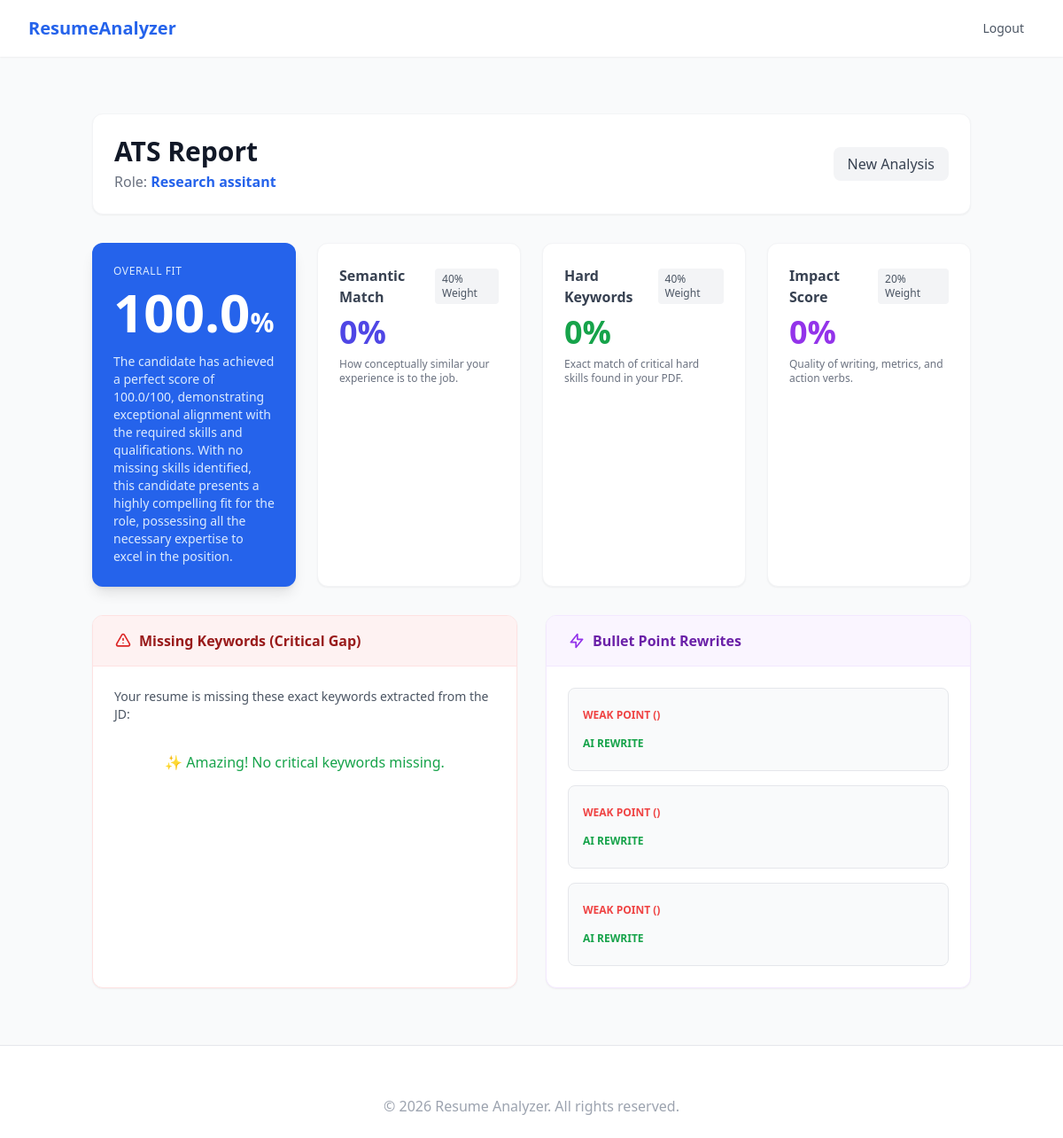
/ (signed in), run on an earlier commit of the app's database.
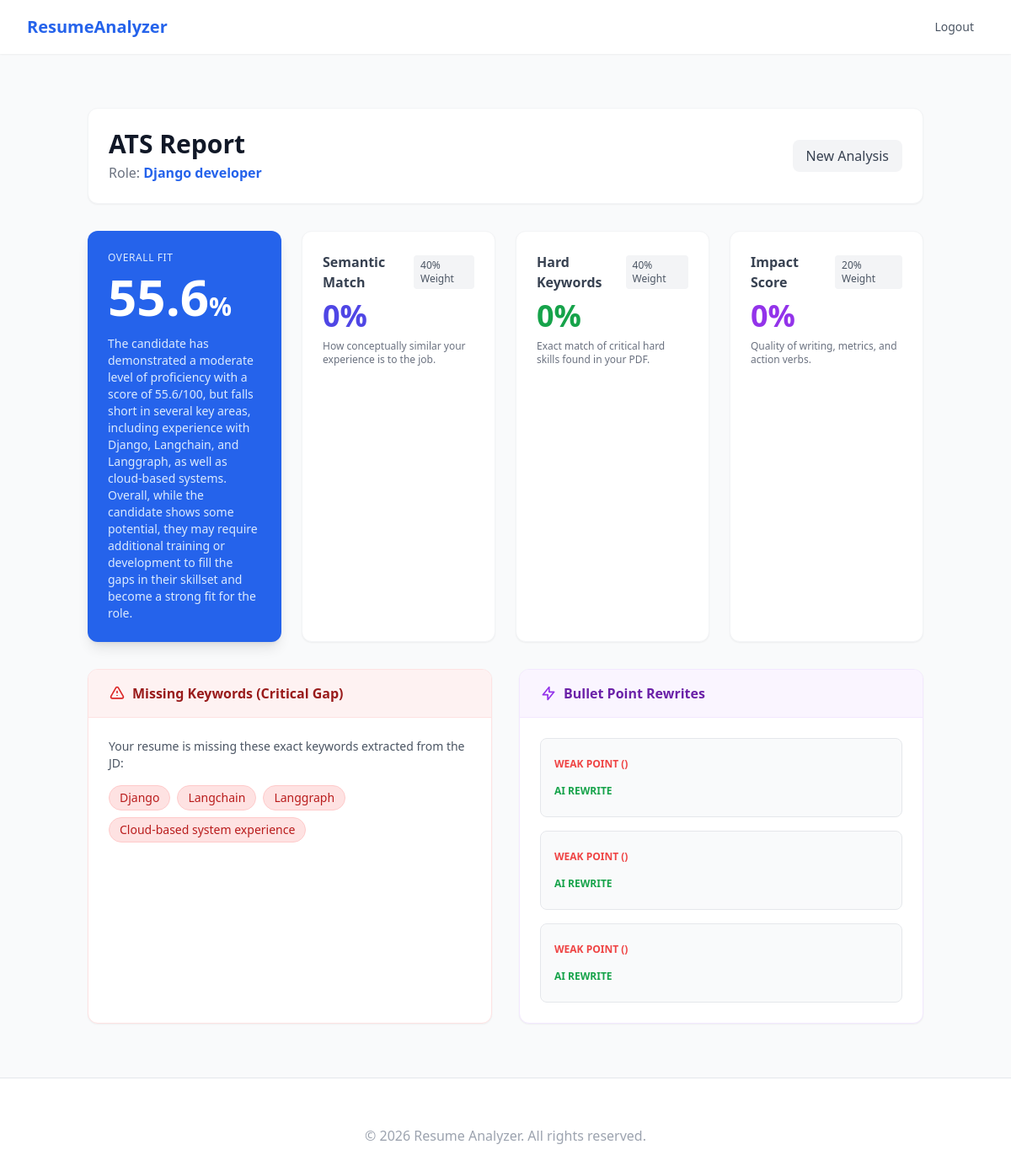
And on a later commit of the database.
### applicants/models.py (models this page shows, shortened)
class ResumeAnalysis(BaseModel):
    user = models.ForeignKey(
        settings.AUTH_USER_MODEL,
        on_delete=models.CASCADE,
        related_name='resume_analysis'
    )
    job_title=models.CharField(max_length=255,help_text="Target job Role")
    job_description=models.TextField(help_text="The raw requirements for the jobs")
    resume_file=models.FileField(upload_to='resume/pdf/')
    overall_match_score=models.FloatField(default=0.0)
    section_match_score=models.JSONField(default=dict)
    retrieved_evidence=models.JSONField(default=dict,blank=True)
    missing_keywords=models.JSONField(default=list,blank=True)
    analysis_summary=models.TextField(blank=True,help_text="AI generated summary for the resume")
    improved_suggestion=models.JSONField(default=list,blank=True)
    class Meta:
        ordering=['-created_at']
        verbose_name_plural="Resume Analyses"

### applicants/views.py (the view)
# urls.py: path('',dashboard,name='home'),
@login_required(login_url='login')
def dashboard(request):
    latest_analysis=request.user.resume_analysis.first()
    if latest_analysis and latest_analysis.resume_file:
        context={
            "analysis":latest_analysis
        }
        return render(request,"applicants/dashboard.html",context)
    else:
        return redirect('upload')

### applicants/templates/applicants/dashboard.html (shortened to what this page needs)
{% extends 'base.html' %}
{% block content %}
<div class="max-w-7xl mx-auto py-8">
    {% if not analysis %}
    <div class="text-center py-20">
        <h2 class="text-2xl font-bold text-gray-700">No Analysis Found</h2>
        <a href="{% url 'upload' %}" class="mt-4 inline-block bg-blue-600 text-white px-6 py-2 rounded-lg">Upload Resume</a>
    </div>
    {% else %}
    <div class="mb-8 flex justify-between items-center bg-white p-6 rounded-xl shadow-sm border border-gray-100">
        <div>
            <h1 class="text-3xl font-extrabold text-gray-900">ATS Report</h1>
            <p class="text-gray-500 mt-1">Role: <span class="font-semibold text-blue-600">{{ analysis.job_title }}</span></p>
        </div>
        <div class="text-right">
             <a href="{% url 'upload' %}" class="bg-gray-100 text-gray-700 px-4 py-2 rounded-lg hover:bg-gray-200 transition">New Analysis</a>
        </div>
    </div>
    <div class="grid grid-cols-1 md:grid-cols-4 gap-6 mb-8">
        <div class="bg-blue-600 p-6 rounded-xl shadow-lg text-white flex flex-col justify-between">
            <div>
                <p class="text-blue-100 font-medium uppercase tracking-wider text-xs">Overall Fit</p>
                <p class="text-6xl font-black mt-2">{{ analysis.overall_match_score }}<span class="text-3xl">%</span></p>
            </div>
            <p class="text-sm text-blue-100 mt-4">{{ analysis.analysis_summary }}</p>
        </div>
        <div class="bg-white p-6 rounded-xl shadow-sm border border-gray-100">
            <div class="flex items-center justify-between mb-2">
                <h3 class="font-bold text-gray-700">Semantic Match</h3>
                <span class="text-xs bg-gray-100 text-gray-600 px-2 py-1 rounded">40% Weight</span>
            </div>
            <p class="text-4xl font-bold text-indigo-600">{{ analysis.section_match_score.Semantic_Match|default:0 }}%</p>
            <p class="text-xs text-gray-500 mt-2">How conceptually similar your experience is to the job.</p>
        </div>
        <div class="bg-white p-6 rounded-xl shadow-sm border border-gray-100">
            <div class="flex items-center justify-between mb-2">
                <h3 class="font-bold text-gray-700">Hard Keywords</h3>
                <span class="text-xs bg-gray-100 text-gray-600 px-2 py-1 rounded">40% Weight</span>
            </div>
            <p class="text-4xl font-bold text-green-600">{{ analysis.section_match_score.Keyword_Match|default:0 }}%</p>
            <p class="text-xs text-gray-500 mt-2">Exact match of critical hard skills found in your PDF.</p>
        </div>
        <div class="bg-white p-6 rounded-xl shadow-sm border border-gray-100">
            <div class="flex items-center justify-between mb-2">
                <h3 class="font-bold text-gray-700">Impact Score</h3>
                <span class="text-xs bg-gray-100 text-gray-600 px-2 py-1 rounded">20% Weight</span>
            </div>
            <p class="text-4xl font-bold text-purple-600">{{ analysis.section_match_score.Impact_Score|default:0 }}%</p>
            <p class="text-xs text-gray-500 mt-2">Quality of writing, metrics, and action verbs.</p>
        </div>
    </div>
    <div class="grid grid-cols-1 lg:grid-cols-2 gap-8">
        <div class="bg-white rounded-xl shadow-sm border border-red-100 overflow-hidden">
            <div class="bg-red-50 px-6 py-4 border-b border-red-100 flex items-center">
                <svg class="w-5 h-5 text-red-600 mr-2" fill="none" stroke="currentColor" viewBox="0 0 24 24"><path stroke-linecap="round" stroke-linejoin="round" stroke-width="2" d="M12 9v2m0 4h.01m-6.938 4h13.856c1.54 0 2.502-1.667 1.732-3L13.732 4c-.77-1.333-2.694-1.333-3.464 0L3.34 16c-.77 1.333.192 3 1.732 3z"></path></svg>
                <h2 class="font-bold text-red-800">Missing Keywords (Critical Gap)</h2>
            </div>
            <div class="p-6">
                <p class="text-sm text-gray-600 mb-4">Your resume is missing these exact keywords extracted from the JD:</p>
                <div class="flex flex-wrap gap-2">
                    {% for key in analysis.missing_keywords %}
                    <span class="px-3 py-1 bg-red-100 text-red-700 rounded-full text-sm font-medium border border-red-200">
                        {{ key }}
                    </span>
                    {% empty %}
                    <div class="text-center w-full py-4">
                        <span class="text-green-600 font-medium">✨ Amazing! No critical keywords missing.</span>
                    </div>
                    {% endfor %}
                </div>
            </div>
        </div>
        <div class="bg-white rounded-xl shadow-sm border border-purple-100 overflow-hidden">
            <div class="bg-purple-50 px-6 py-4 border-b border-purple-100 flex items-center">
                <svg class="w-5 h-5 text-purple-600 mr-2" fill="none" stroke="currentColor" viewBox="0 0 24 24"><path stroke-linecap="round" stroke-linejoin="round" stroke-width="2" d="M13 10V3L4 14h7v7l9-11h-7z"></path></svg>
                <h2 class="font-bold text-purple-800">Bullet Point Rewrites</h2>
            </div>
            <div class="p-6 space-y-4">
                {% for suggestion in analysis.improved_suggestion %}
                <div class="bg-gray-50 p-4 rounded-lg border border-gray-200">
                    <div class="mb-2">
                        <span class="text-xs font-bold text-red-500 uppercase">Weak Point ({{ suggestion.issue }})</span>
                    </div>
                    <div>
                        <span class="text-xs font-bold text-green-600 uppercase">AI Rewrite</span>
                    </div>
                </div>
                {% empty %}
                <p class="text-gray-500 italic">No specific rewrite suggestions generated.</p>
                {% endfor %}
            </div>
        </div>
    </div>
    {% endif %}
</div>
{% endblock %}

### accounts/templates/base.html (shortened to what this page needs)
<!DOCTYPE html>
<html lang="en">
<head>
    <script src="https://cdn.tailwindcss.com"></script>
</head>
<body class="bg-gray-50 text-gray-800 font-sans min-h-screen flex flex-col">
    <nav class="bg-white shadow-sm">
        <div class="max-w-7xl mx-auto px-4 sm:px-6 lg:px-8">
            <div class="flex justify-between h-16">
                <div class="flex">
                    <a href="{% url 'home' %}" class="flex-shrink-0 flex items-center font-bold text-xl text-blue-600">
                        ResumeAnalyzer
                    </a>
                </div>
                <div class="flex items-center space-x-4">
                    {% if user.is_authenticated %}
                        <a href="{% url 'logout' %}" class="text-gray-600 hover:text-red-500 px-3 py-2 rounded-md text-sm font-medium">Logout</a>
                    {% else %}
                        <a href="{% url 'login' %}" class="text-gray-600 hover:text-blue-600 px-3 py-2 rounded-md text-sm font-medium">Login</a>
                        <a href="{% url 'register' %}" class="bg-blue-600 text-white hover:bg-blue-700 px-4 py-2 rounded-md text-sm font-medium">Get Started</a>
                    {% endif %}
                </div>
            </div>
        </div>
    </nav>
    <main class="flex-grow container mx-auto px-4 py-8">
        {% block content %}{% endblock %}
    </main>
    <footer class="bg-white border-t mt-auto">
        <div class="max-w-7xl mx-auto py-6 px-4 overflow-hidden sm:px-6 lg:px-8">
            <p class="mt-8 text-center text-base text-gray-400">&copy; {% now "Y" %} Resume Analyzer. All rights reserved.</p>
        </div>
    </footer>
</body>
</html>

What changed in the data, as far as the page shows it:
no longer on this page (row unchanged): ResumeAnalysis: job_title "Research assitant", overall_match_score "100.0", analysis_summary "The candidate has achieved a perfect score of 100.0/100, demonstrating exceptional alignment with the required skills and qualifications. With no missing skills identified, this candidate presents a highly compelling fit for the role, possessing all the necessary expertise to excel in the position.", section_match_score.Semantic_Match "0", section_match_score.Keyword_Match "0", section_match_score.Impact_Score "0"
added ResumeAnalysis: job_title "Django developer", overall_match_score "55.6", analysis_summary "The candidate has demonstrated a moderate level of proficiency with a score of 55.6/100, but falls short in several key areas, including experience with Django, Langchain, and Langgraph, as well as cloud-based systems. Overall, while the candidate shows some potential, they may require additional training or development to fill the gaps in their skillset and become a strong fit for the role.", section_match_score.Semantic_Match "0", section_match_score.Keyword_Match "0", section_match_score.Impact_Score "0"
Also different on the page:
new list line: "Django"
new list line: "Langchain"
new list line: "Langgraph"
new list line: "Cloud-based system experience"
text no longer shown: "✨ Amazing! No critical keywords missing."
